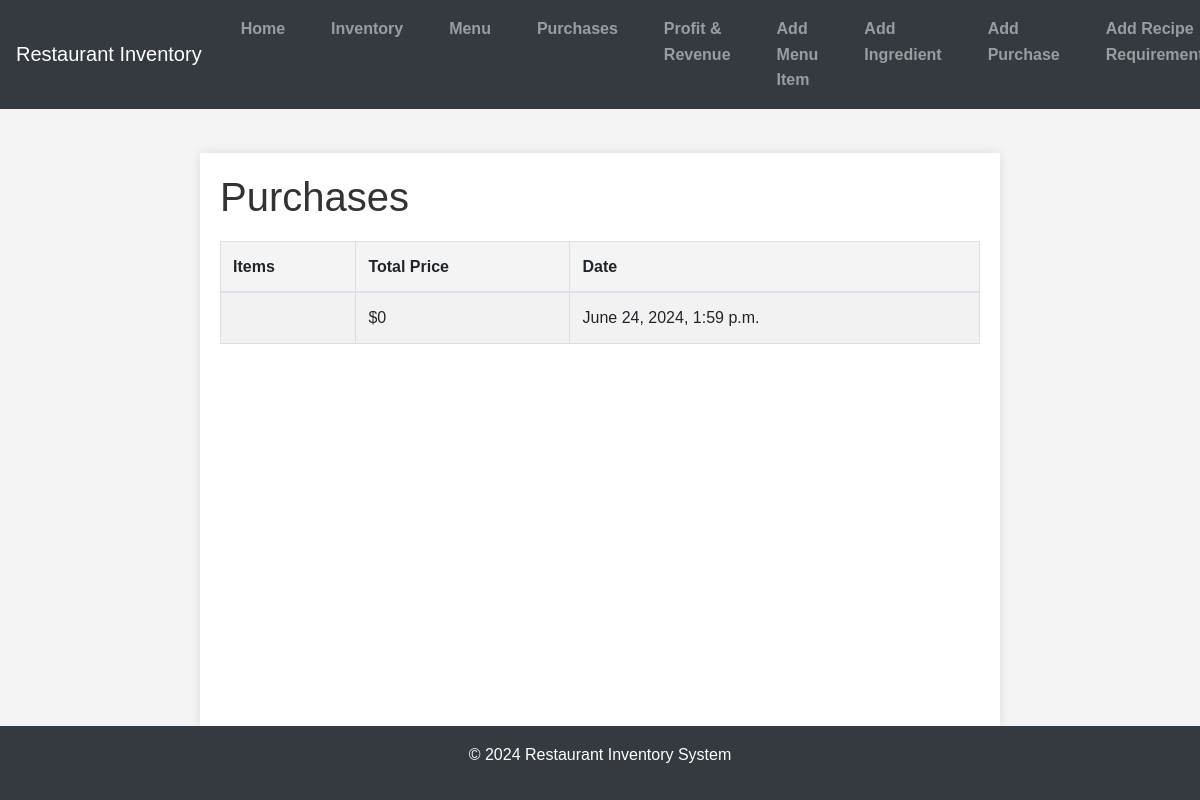
Before: /purchases/ with the older database file.
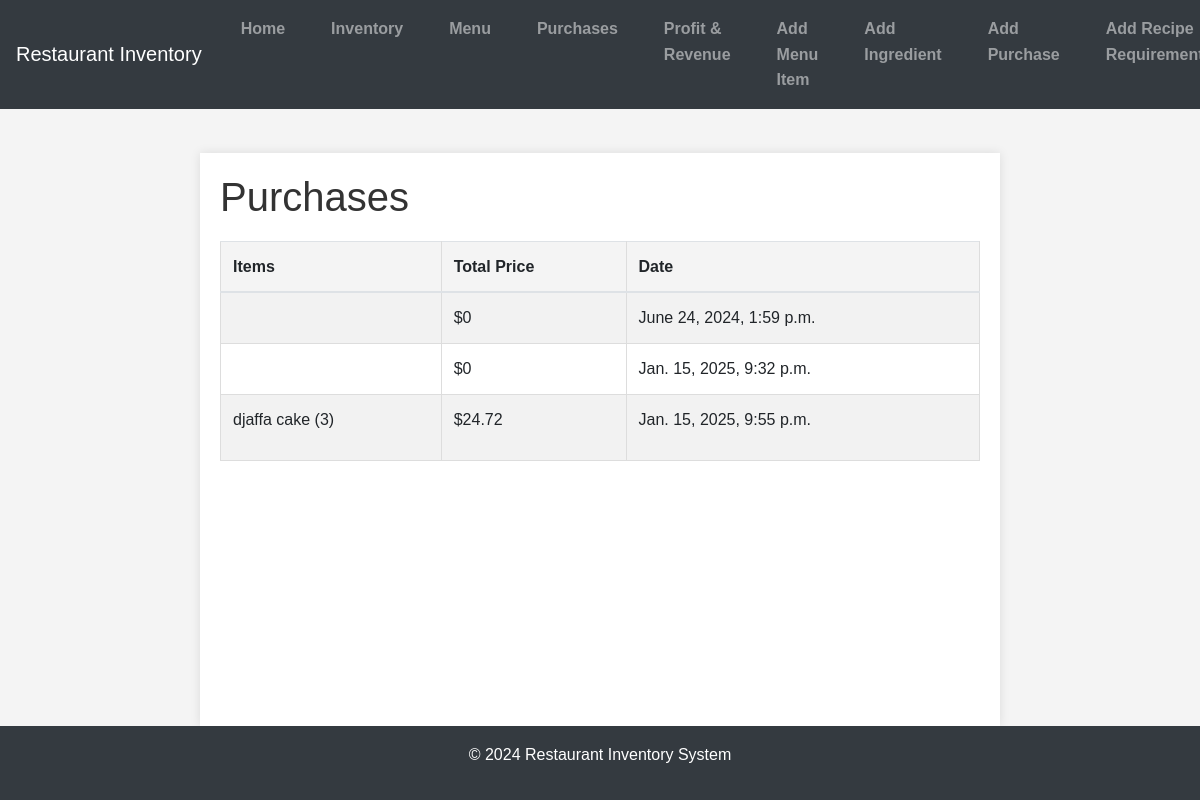
After: the same page with the newer database file.
### inventory/models.py (models this page shows, shortened)
class Purchase(models.Model):
    timestamp = models.DateTimeField(auto_now=True)
    items = models.ManyToManyField(MenuItem, through='PurchaseItem')

class PurchaseItem(models.Model):
    purchase = models.ForeignKey(Purchase, related_name='purchase_items', on_delete=models.CASCADE)
    menu_item = models.ForeignKey(MenuItem, on_delete=models.CASCADE)
    quantity = models.PositiveIntegerField(default=1)

class MenuItem(models.Model):
    title = models.CharField(max_length=100, null=False, blank=False)
    price = models.DecimalField(decimal_places=2, max_digits=10, blank=False, null=False)

### inventory/views.py (the view)
# urls.py: path('purchases/', PurchaseListView.as_view(), name='purchases'),
class PurchaseListView(ListView):
    model = Purchase
    template_name = 'inventory/purchases.html'
    context_object_name = 'purchases'
    def get_context_data(self, **kwargs):
        context = super().get_context_data(**kwargs)
        purchases = context['purchases']
        for purchase in purchases:
            total_price = sum(item.menu_item.price * item.quantity for item in purchase.purchase_items.all())
            purchase.total_price = total_price
        return context

### inventory/templates/inventory/purchases.html (shortened to what this page needs)
{% extends 'inventory/base.html' %}
{% block content %}
<h1>Purchases</h1>
<table class="table table-striped">
    <thead>
        <tr>
            <th>Items</th>
            <th>Total Price</th>
            <th>Date</th>
        </tr>
    </thead>
    <tbody>
        {% for purchase in purchases %}
        <tr>
            <td>
                <ul>
                    {% for item in purchase.purchase_items.all %}
                        <li>{{ item.menu_item.title }} ({{ item.quantity }})</li>
                    {% endfor %}
                </ul>
            </td>
            <td>${{ purchase.total_price }}</td>
            <td>{{ purchase.timestamp }}</td>
        </tr>
        {% endfor %}
    </tbody>
</table>
{% endblock %}

Changed rows visible on the page:
added Purchase: total_price "0", timestamp "Jan. 15, 2025, 9:32 p.m."
added Purchase: total_price "24.72", timestamp "Jan. 15, 2025, 9:55 p.m."
added PurchaseItem: menu_item "djaffa cake", quantity "3"
